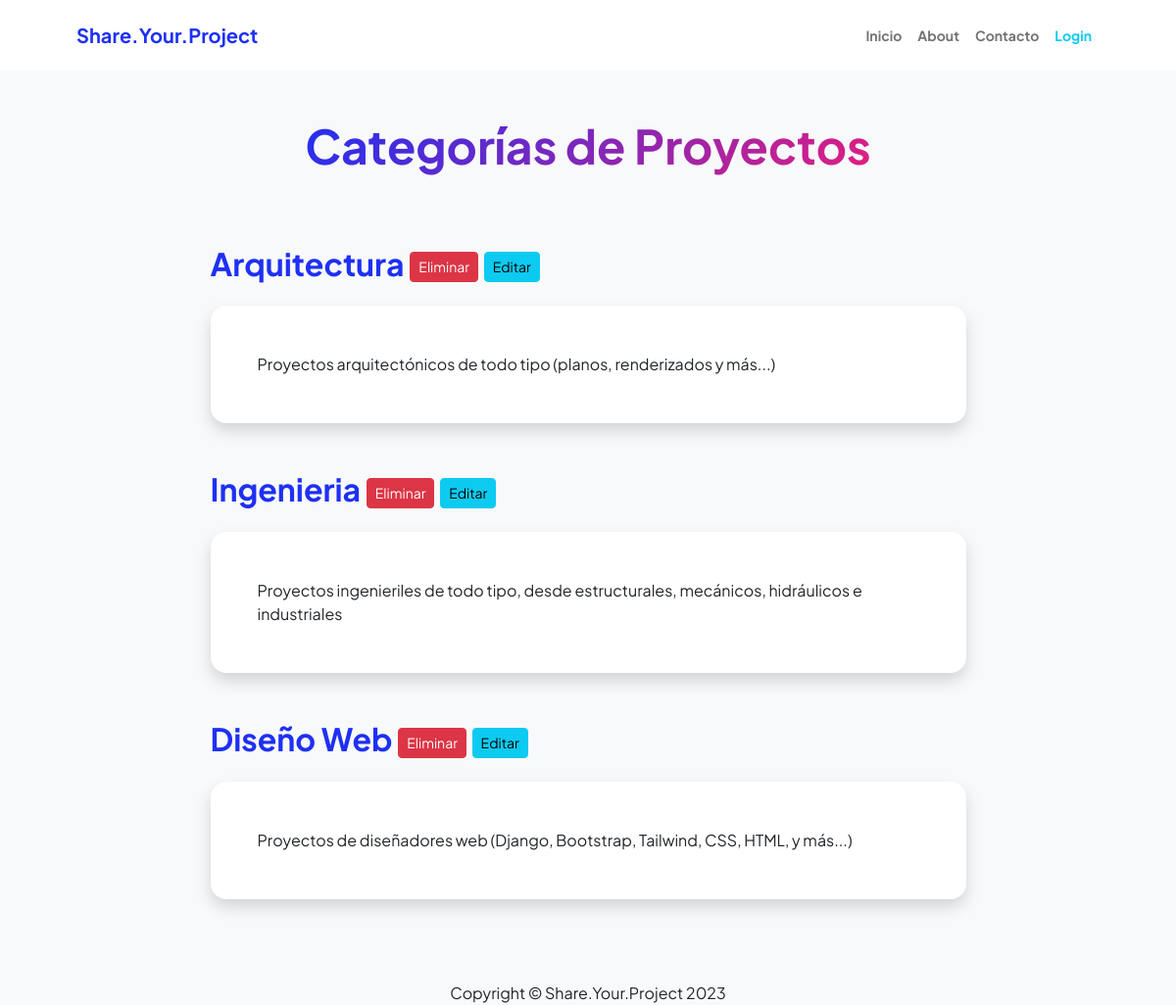
Page /proyectocategoria/list/ on the earlier database version.
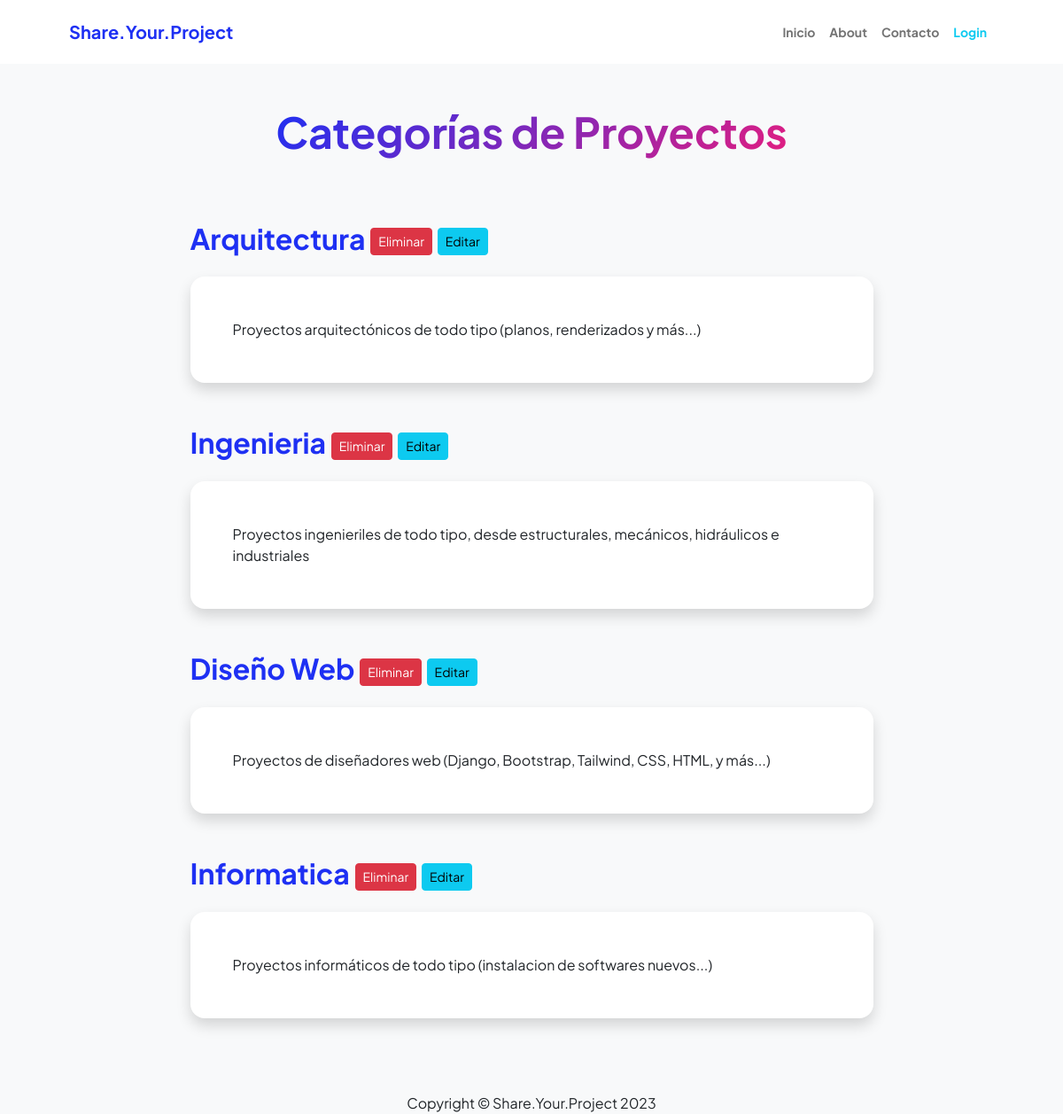
Same page on the later database version.
### apps/proyectos/models.py (models this page shows, shortened)
class ProyectoCategoria(models.Model):
    nombre = models.CharField(max_length=100, unique=True)
    descripcion = models.CharField(max_length=200, verbose_name="descripción")
    class Meta:
        verbose_name = "categoría de proyectos"
        verbose_name_plural = "categoría de proyectos"

### apps/proyectos/views.py (the view)
# urls.py: path("proyectocategoria/list/", views.ProyectoCategoriaList.as_view(),
class ProyectoCategoriaList(ListView):
    model = models.ProyectoCategoria

### apps/proyectos/templates/proyectos/proyectocategoria_list.html (shortened to what this page needs)
{% extends 'proyectos/base.html' %}
{% block TITULO_BASE %}
    <div class="text-center mb-5">
        <h1 class="display-5 fw-bolder mb-0"><span class="text-gradient d-inline">Categorías de Proyectos</span></h1>
    </div>
    <br>
{% endblock TITULO_BASE %}
{% block CONTENIDO %}
    {%if object_list %}
        {% for object in object_list %}
            <div class="d-flex align-items-center justify-content-between mb-4">
                <h2 class="text-primary fw-bolder mb-0">{{object.nombre}} <a href="{% url 'proyectos:proyectocategoria_delete' object.id %}" class="btn btn-danger btn-sm">Eliminar</a> <a href="{% url 'proyectos:proyectocategoria_modificar' object.id %}" class="btn btn-info btn-sm">Editar </a>
                </h2>
            </div>
            <div class="card shadow border-0 rounded-4 mb-5">
                <div class="card-body p-5">
                    {{object.descripcion}}
                </div>
            </div>
        {% endfor %}
    {% endif %}
{% endblock CONTENIDO %}

Differences in the rows shown:
added ProyectoCategoria: nombre "Informatica", descripcion "Proyectos informáticos de todo tipo (instalacion de softwares nuevos...)"
